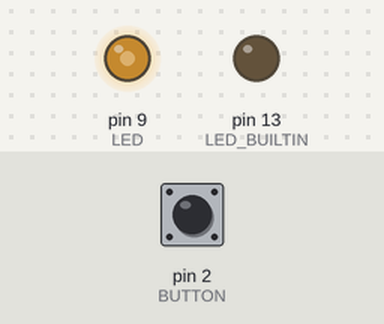
A sketch run on a simulated Arduino Uno, built with avr-gcc and run on an emulated ATmega328P. Shown: output pins drawn as LEDs (lit = HIGH). The inputs (shaded band) are chosen by the test bench; at power-on: pin 2 (BUTTON) HIGH.

Above: at 1.2 s.
1.3 s: pin 2 (BUTTON) pulled LOW for 0.15 s
At 1.37 s:
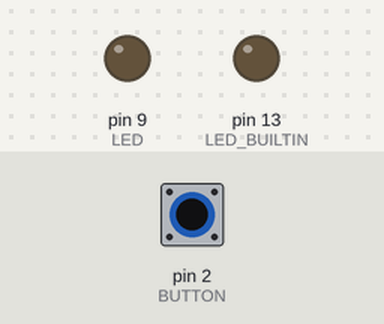
2.9 s: pin 2 (BUTTON) pulled LOW for 3.2 s
At 6.8 s:
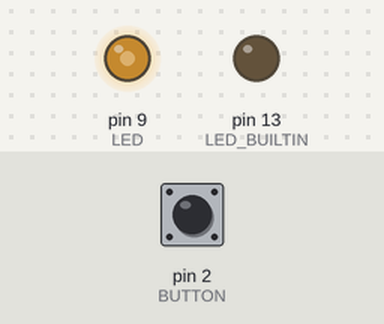
Timing chart, 0 to 8.3 s (numbered marks = the images above; inputs shaded):
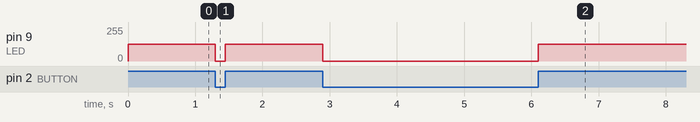

Measured:
- after the input at 1.3 s, pin 9 (LED): 127/255 → 0/255 at once, → 127/255 0.15 s later
- after the input at 2.9 s, pin 9 (LED): 127/255 → 0/255 at once, → 127/255 3.2 s later

The sketch:

led_button.ino
```cpp
const int LED=9;
const int BUTTON=2;


void setup() {
  pinMode(LED_BUILTIN, OUTPUT);
  digitalWrite(LED_BUILTIN, LOW);
  pinMode(LED,OUTPUT);
  pinMode(BUTTON,INPUT);

}

void loop() {
  if (digitalRead(BUTTON)==LOW){
    analogWrite(LED,0);
  }
  else{
    analogWrite(LED,127);
  }
}
```
